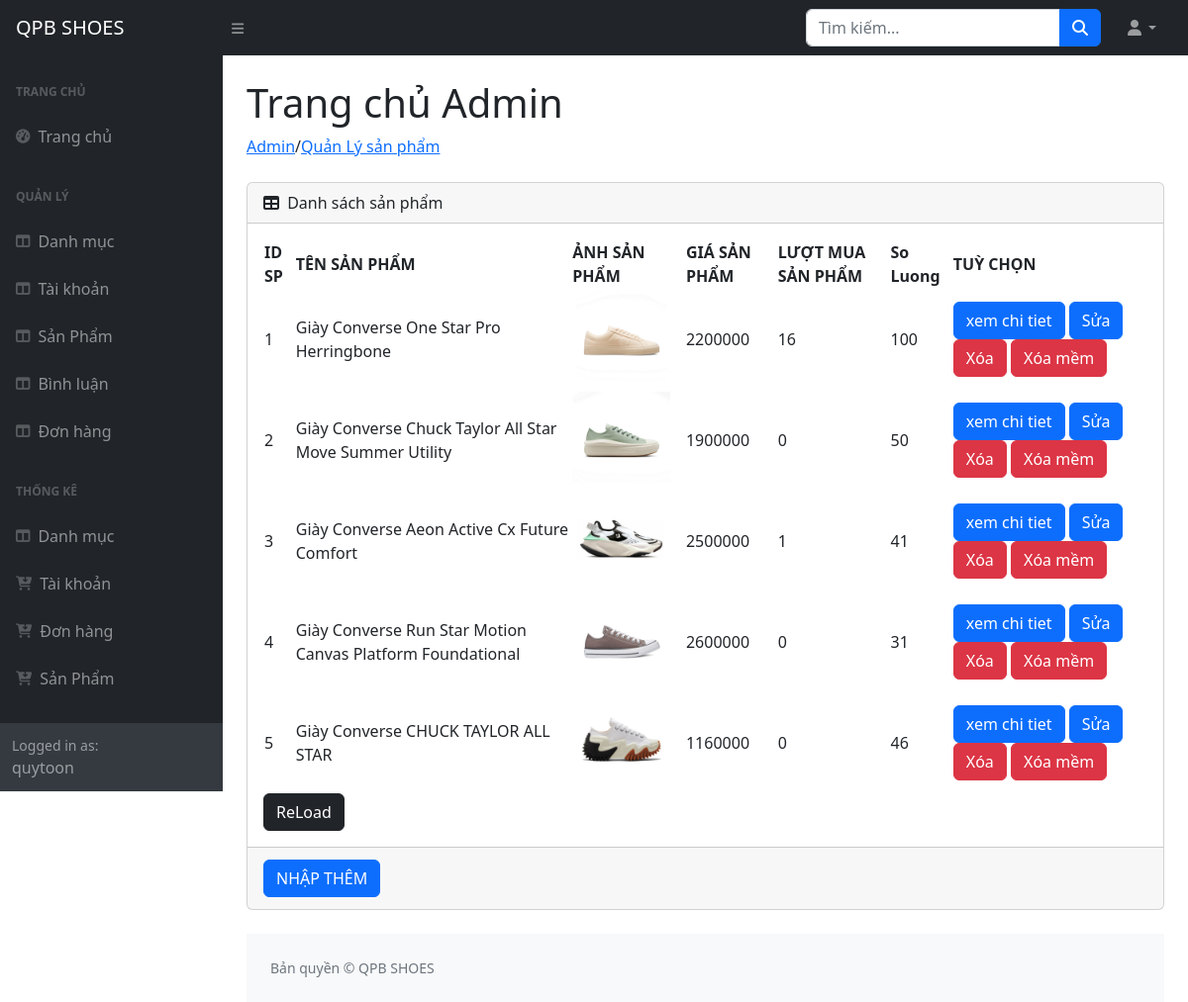
The app's page /admin/index.php?act=lissp (signed in) with its own data.
### tables this page shows
CREATE TABLE `sanpham` (
  `IdSanPham` int(11) NOT NULL,
  `TenSanPham` varchar(255) NOT NULL,
  `Gia` double(10,2) NOT NULL DEFAULT 0.00,
  `img` varchar(255) NOT NULL,
  `MoTa` text DEFAULT NULL,
  `SoLuong` int(11) NOT NULL,
  `luotmua` int(11) DEFAULT 0,
  `iddm` int(11) NOT NULL,
  `trangThai` int(11) NOT NULL
);

### model/pdo.php (called while the page is built, shortened)
<?php
function pdo_get_connection()
{
    $servername = "localhost";
    $username = "root";
    $password = "";
    try {
        $conn = new PDO("mysql:host=$servername;dbname=pro1014-websitebangiaypoly-nhom12", $username, $password);
        $conn->setAttribute(PDO::ATTR_ERRMODE, PDO::ERRMODE_EXCEPTION);
        return $conn;
    } catch (PDOException $e) {
        echo "Connection failed: " . $e->getMessage();
    }
}
function pdo_query($sql)
{
    $sql_args = array_slice(func_get_args(), 1);
    try {
        $conn = pdo_get_connection();
        $stmt = $conn->prepare($sql);
        $stmt->execute($sql_args);
        $rows = $stmt->fetchAll();
        return $rows;
    } catch (PDOException $e) {
        throw $e;
    } finally {
        unset($conn);
    }
}
?>

### model/sanpham.php (called while the page is built, shortened)
<?php
function san_pham_all()
{
    $sql = "SELECT * FROM sanpham JOIN danhmuc ON sanpham.iddm = danhmuc.idDanhMuc;";
    return pdo_query($sql);
}
?>

### admin/sanpham/list.php (the view, shortened to what this page needs)
/<a href="index.php?act=lissp">Quản Lý sản phẩm</a>
</ol>
<div class="card mb-4">
    <div class="card-header">
        <i class="fas fa-table me-1"></i>
        Danh sách sản phẩm
    </div>
    <div class="card-body">
        <table id="datatablesSimple">
            <thead>
            <tr>
                <th>ID SP</th>
                <th>TÊN SẢN PHẨM</th>
                <th>ẢNH SẢN PHẨM</th>
                <th>GIÁ SẢN PHẨM</th>
                <th>LƯỢT MUA SẢN PHẨM</th>
                <th>So Luong</th>
                <th>TUỲ CHỌN</th>
            </tr>
            </thead>
            <tbody>
            <?php
            foreach ($listsanpham as $lissp) {
                extract($lissp);
                    $suasp = "index.php?act=suasp&IdSanPham=" . $IdSanPham;
                    $xoasp = "index.php?act=xoasp&IdSanPham=" . $IdSanPham;
                    $xoamemsp = "index.php?act=xoamemsp&IdSanPham=" . $IdSanPham;
                    $xemct = "index.php?act=listspbienthe&IdSanPham=". $IdSanPham;
                    $hinh = '../upload/' . $img;
                    if (is_file($hinh)) {
                        $hinh = "<img src='" . $hinh . "' height='100px' width='100px' />";
                    } else {
                        $hinh = 'no photo';
                    }
                    echo '<tr>
    <td>' . $IdSanPham . '</td>
    <td>' . $TenSanPham . '</td>
    <td>' . $hinh . '</td>
    <td>' . $Gia . '</td>
    <td>' . $luotmua . '</td>
    <td>' . $SoLuong . ' </td>
    <td>
   <a href="' . $xemct . '"><button type="button" class="btn btn-primary">xem chi tiet </button></a>
        <a href="' . $suasp . '"><button type="button" class="btn btn-primary">Sửa</button></a>
        <a href="' . $xoasp . '" onclick="return confirmDelete(\'' . $xoasp . '\')"><button type="button" class="btn btn-danger">Xóa</button></a>
        <a href="' . $xoamemsp . '" onclick="return confirmDelete(\'' . $xoamemsp . '\')"><button type="button" class="btn btn-danger">Xóa mềm</button></a>
    </td>
</tr>';
            }
            ?>
            </tbody>
        </table>
        <a href="index.php?act=capnhatsp" class="btn btn-dark">ReLoad</a>
    </div>
    <div class="card-footer">
        <a href="index.php?act=addsp"> <input class="btn btn-primary my-1" type="button" value="NHẬP THÊM"></a>
    </div>
</div>

### admin/header.php (shortened to what this page needs)
<!DOCTYPE html>
<html lang="en">
<head>
    <link rel="stylesheet" href="../css/admin.css">
    <link rel="stylesheet" href="https://cdn.datatables.net/1.13.7/css/jquery.dataTables.css" />
    <link rel="stylesheet" href="https://cdnjs.cloudflare.com/ajax/libs/font-awesome/6.4.2/css/all.min.css">
</head>
<body class="sb-nav-fixed">
    <nav class="sb-topnav navbar navbar-expand navbar-dark bg-dark">
        <a class="navbar-brand ps-3" href="index.php">QPB SHOES</a>
        <button class="btn btn-link btn-sm order-1 order-lg-0 me-4 me-lg-0" id="sidebarToggle" href="#!"><i
                class="fas fa-bars"></i></button>
        <form class="d-none d-md-inline-block form-inline ms-auto me-0 me-md-3 my-2 my-md-0">
            <div class="input-group">
                <input class="form-control" type="text" placeholder="Tìm kiếm..." aria-label="Search for..."
                    aria-describedby="btnNavbarSearch" />
                <button class="btn btn-primary" id="btnNavbarSearch" type="button"><i
                        class="fas fa-search"></i></button>
            </div>
        </form>
        <ul class="navbar-nav ms-auto ms-md-0 me-3 me-lg-4">
            <li class="nav-item dropdown">
                <a class="nav-link dropdown-toggle" id="navbarDropdown" href="#" role="button" data-bs-toggle="dropdown"
                    aria-expanded="false"><i class="fas fa-user fa-fw"></i></a>
            </li>
        </ul>
    </nav>
    <div id="layoutSidenav">
        <div id="layoutSidenav_nav">
            <nav class="sb-sidenav accordion sb-sidenav-dark" id="sidenavAccordion">
                <div class="sb-sidenav-menu">
                    <div class="nav">
                        <div class="sb-sidenav-menu-heading">Trang chủ</div>
                        <a class="nav-link" href="index.php">
                            <div class="sb-nav-link-icon"><i class="fas fa-tachometer-alt"></i></div>
                            Trang chủ
                        </a>
                        <div class="sb-sidenav-menu-heading">Quản lý</div>
                        <a class="nav-link" href="index.php?act=listdanhmuc">
                            <div class="sb-nav-link-icon"><i class="fas fa-columns"></i></div>Danh mục
                        </a>
                        <a class="nav-link" href="index.php?act=listtaikhoan">
                            <div class="sb-nav-link-icon"><i class="fas fa-columns"></i></div>Tài khoản
                            </a>
                        <a class="nav-link" href="index.php?act=lissp">
                            <div class="sb-nav-link-icon"><i class="fas fa-columns"></i></div>Sản Phẩm
                        </a>
                        <a class="nav-link" href="index.php?act=dsbl">
                            <div class="sb-nav-link-icon"><i class="fas fa-columns"></i></div>Bình luận
                        </a>
                        <a class="nav-link" href="index.php?act=listdonhang">
                            <div class="sb-nav-link-icon"><i class="fas fa-columns"></i></div>Đơn hàng
                        </a>
                        <div class="sb-sidenav-menu-heading">Thống kê</div>
                        <a class="nav-link" href="index.php?act=thongkedanhmuc">
                            <div class="sb-nav-link-icon"><i class="fas fa-columns"></i></div>
                            Danh mục
                        </a>
                        <a class="nav-link" href="index.php?act=thongketaikhoan">
                            <div class="sb-nav-link-icon"><i class="fa-solid fa-cart-arrow-down"></i></div>
                            Tài khoản
                        </a>
                        <a class="nav-link" href="index.php?act=thongkedonhang">
                            <div class="sb-nav-link-icon"><i class="fa-solid fa-cart-arrow-down"></i></div>
                            Đơn hàng
                        </a>
                            <a class="nav-link" href="index.php?act=thongkesanpham">
                                <div class="sb-nav-link-icon"><i class="fa-solid fa-cart-arrow-down"></i></div>
                                Sản Phẩm
                            </a>
                    </div>
                </div>
                <div class="sb-sidenav-footer">
                    <div class="small">Logged in as:</div>
                    <?=$_SESSION['TenTaiKhoan']['TenTaiKhoan']?>
                </div>
            </nav>
        </div>
        <div id="layoutSidenav_content">
            <main>
                <div class="container-fluid px-4">
                    <h1 class="mt-4">Trang chủ Admin</h1>
                    <ol class="breadcrumb mb-4">
                        <li class="breadcrumb-item active"><a href="index.php">Admin</a></li>

### admin/index.php (shortened to what this page needs)
<?php
include 'header.php';
include '../model/pdo.php';
include '../model/sanpham.php';
if (isset($_SESSION['TenTaiKhoan']) && ($_SESSION['TenTaiKhoan']['role'] == 1)) {
    if (isset($_GET['act'])) {
        $act = $_GET['act'];
        switch ($act) {
            case 'lissp':
                $listsanpham = san_pham_all();
                include 'sanpham/list.php';
                break;
        }
    } else {
        include 'home.php';
    }
    include 'footer.php';
} else {
    echo "bạn không đủ quyền truy cập vào trang này"; ?>
    <a href="../index.php">Mời bạn quay về trang chủ</a>
<?php }
?>

### admin/footer.php (shortened to what this page needs)
<div>
    <footer class="py-4 bg-light mt-auto">
        <div class="container-fluid px-4">
            <div class="d-flex align-items-center justify-content-between small">
                <div class="text-muted">Bản quyền &copy; QPB SHOES</div>
            </div>
        </div>
    </footer>
</div>
</div>
</div>
</html>

### records on screen
sanpham: IdSanPham "1", TenSanPham "Giày Converse One Star Pro Herringbone", img (picture), Gia "2200000", luotmua "16", SoLuong "100"
sanpham: IdSanPham "2", TenSanPham "Giày Converse Chuck Taylor All Star Move Summer Utility", img (picture), Gia "1900000", luotmua "0", SoLuong "50"
sanpham: IdSanPham "3", TenSanPham "Giày Converse Aeon Active Cx Future Comfort", img (picture), Gia "2500000", luotmua "1", SoLuong "41"
sanpham: IdSanPham "4", TenSanPham "Giày Converse Run Star Motion Canvas Platform Foundational", img (picture), Gia "2600000", luotmua "0", SoLuong "31"
sanpham: IdSanPham "5", TenSanPham "Giày Converse CHUCK TAYLOR ALL STAR", img (picture), Gia "1160000", luotmua "0", SoLuong "46"

### other values on screen
$_SESSION['TenTaiKhoan']['TenTaiKhoan'] "quytoon"
